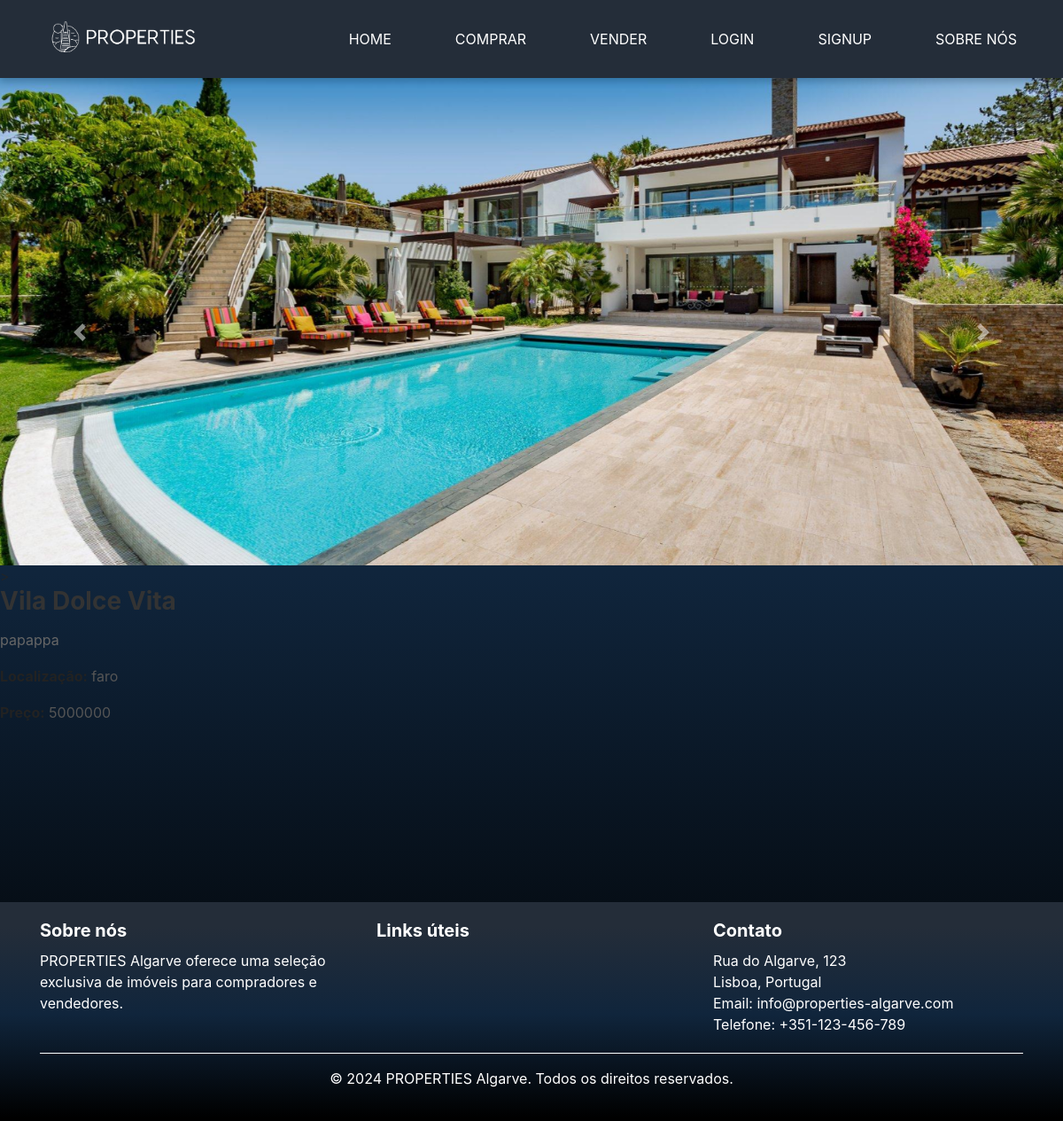
Screenshot of /comprar/5/ with the database file from the repository.
### base/models.py (models this page shows, shortened)
class PropertyImage(models.Model):
    property = models.ForeignKey('Property', related_name='images', on_delete=models.CASCADE)
    image = models.ImageField(upload_to='property_images/')
    uploaded_at = models.DateTimeField(auto_now_add=True)

class Property(models.Model):
    LOCATION_CHOICES = [
        ('faro', 'Faro'),
        ('lagos', 'Lagos'),
        ('portimao', 'Portimão'),
        ('albufeira', 'Albufeira'),
        ('tavira', 'Tavira'),
        ('olhao', 'Olhão'),
        ('silves', 'Silves'),
        ('loule', 'Loulé'),
        ('vila_real_de_santo_antonio', 'Vila Real de Santo António'),
    ]
    host = models.ForeignKey('Profile', on_delete=models.CASCADE)
    title = models.CharField(max_length=255)
    description = models.TextField()
    location = models.CharField(max_length=100, choices=LOCATION_CHOICES)
    price = models.DecimalField(max_digits=10, decimal_places=0)
    area = models.IntegerField()
    num_bedrooms = models.IntegerField()
    num_bathrooms = models.IntegerField()
    elevator = models.BooleanField(default=False)
    parking_spaces = models.IntegerField(default=0)
    pool = models.BooleanField(default=False)

### base/views.py (the view)
# urls.py: path('comprar/<int:pk>/', views.property_details, name='property_detail'),
def property_details(request, pk):
    property_obj = get_object_or_404(Property, pk=pk)
    return render(request, 'property_details.html', {'property': property_obj})

### templates/property_details.html (shortened to what this page needs)
{% extends 'main.html' %}
{% block content %}
        <div id="propertyImagesCarousel" class="carousel slide" data-ride="carousel" >
            <div class="carousel-inner">
                {% for image in property.images.all %}
                    <div class="carousel-item {% if forloop.first %}active{% endif %}">
                        <img src="{{ image.image.url }}" alt="{{ property.title }} Image {{ forloop.counter }}" class="d-block w-100" style="max-height: 550px; object-fit: cover;">>
                    </div>
                {% endfor %}
            </div>
            <a class="carousel-control-prev" href="#propertyImagesCarousel" role="button" data-slide="prev">
                <span class="carousel-control-prev-icon" aria-hidden="true"></span>
            </a>
            <a class="carousel-control-next" href="#propertyImagesCarousel" role="button" data-slide="next">
                <span class="carousel-control-next-icon" aria-hidden="true"></span>
            </a>
        </div>
        <h1 class="property-title">{{ property.title }}</h1>
        <div class="property-info">
            <p class="property-description">{{ property.description }}</p>
            <p><strong>Localização:</strong> {{ property.location }}</p>
            <p><strong>Preço:</strong> {{ property.price }}</p>
        </div>
{% endblock %}

### base/static/css/style.css (style rules this page uses)
* { margin: 0; padding: 0; box-sizing: border-box; font-family: 'SFProDisplay', sans-serif; }
html, body { margin: 0; padding: 0; min-height: 100%; position: relative; font-family: 'SFProDisplay', sans-serif; background: linear-gradient(180deg, rgb(36, 45, 57) 11.2%, rgb(16, 37, 60) 51.2%, rgb(0, 0, 0) 98.6%); background-attachment: fixed; background-repeat: no-repeat; background-size: cover; }
.property-title { color: #333; font-size: 1.5em; margin-bottom: 10px; }
.property-description { color: #666; margin-bottom: 10px; }

### base/static/css/property_details.css (style rules this page uses)
.property-title { font-size: 28px; font-weight: bold; color: #333333; margin-bottom: 15px; }
.property-info { line-height: 1.6; font-size: 16px; color: #555555; }
.property-info strong { font-weight: bold; color: #222222; }
.property-description { margin-bottom: 15px; }

### rows the page displays
PropertyImage: image (picture)
Property: title "Vila Dolce Vita", description "papappa", location "faro", price "5000000"
